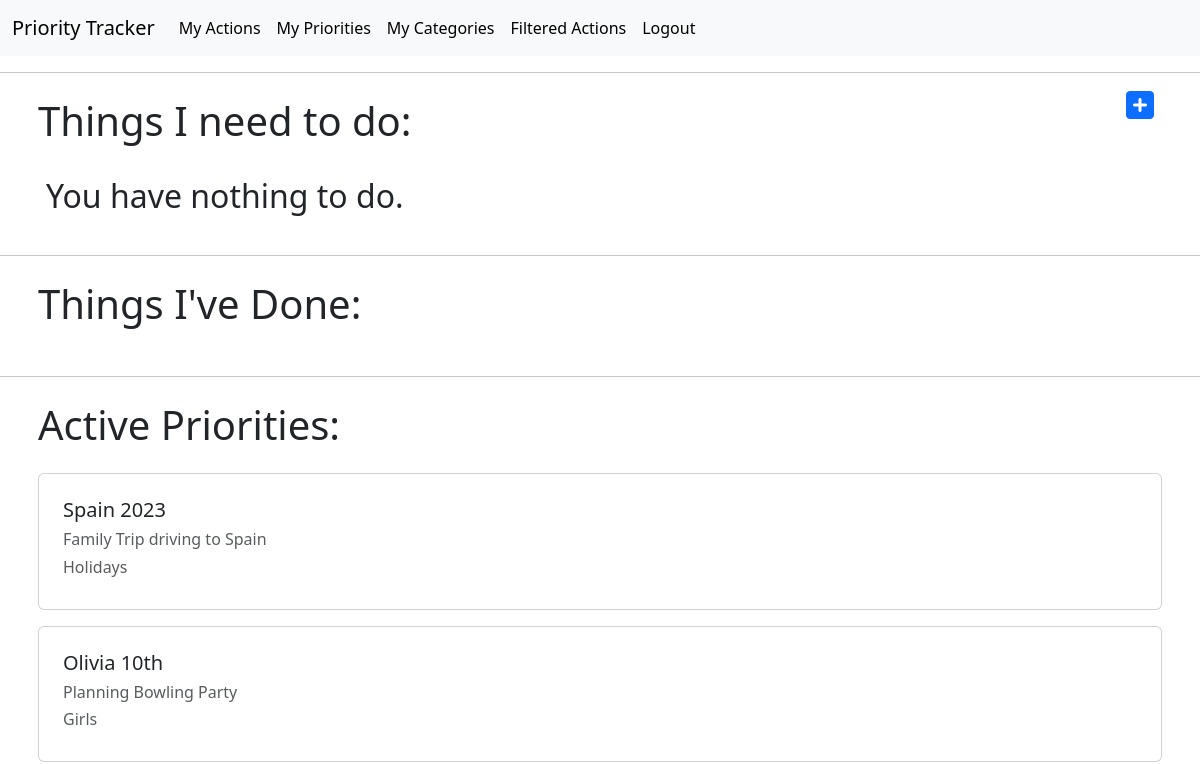
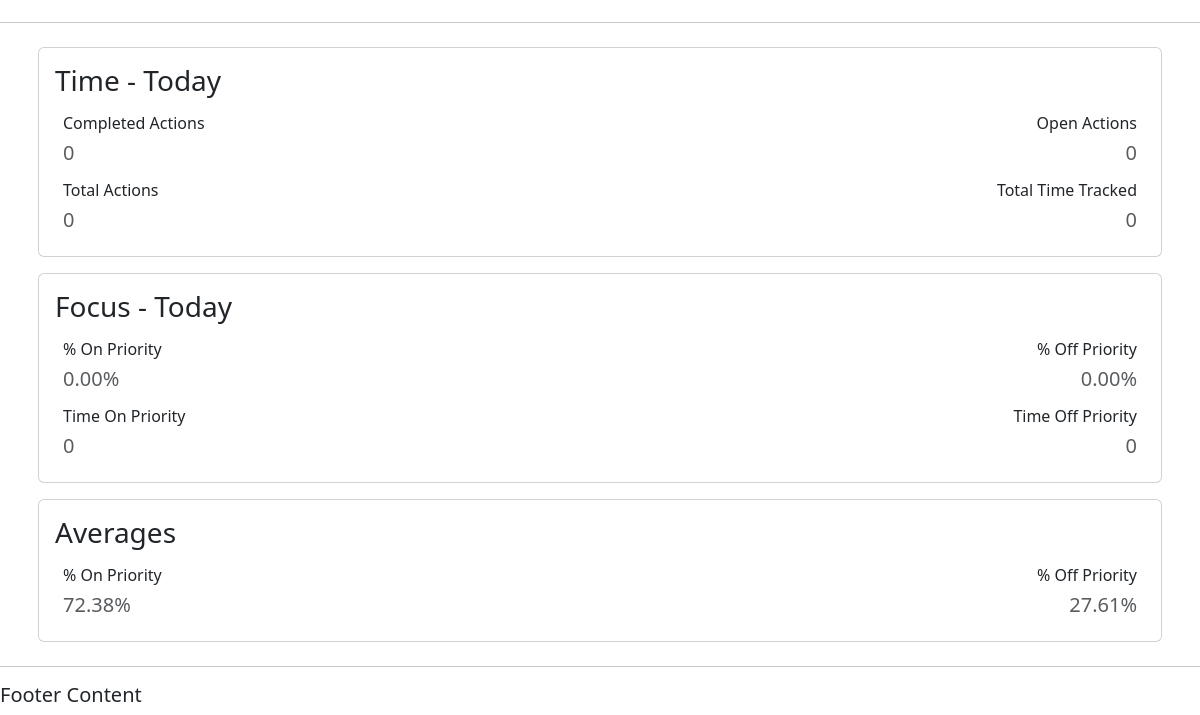
The page /actions/ (signed in) on the database as committed earlier (2 pictures, top to bottom).
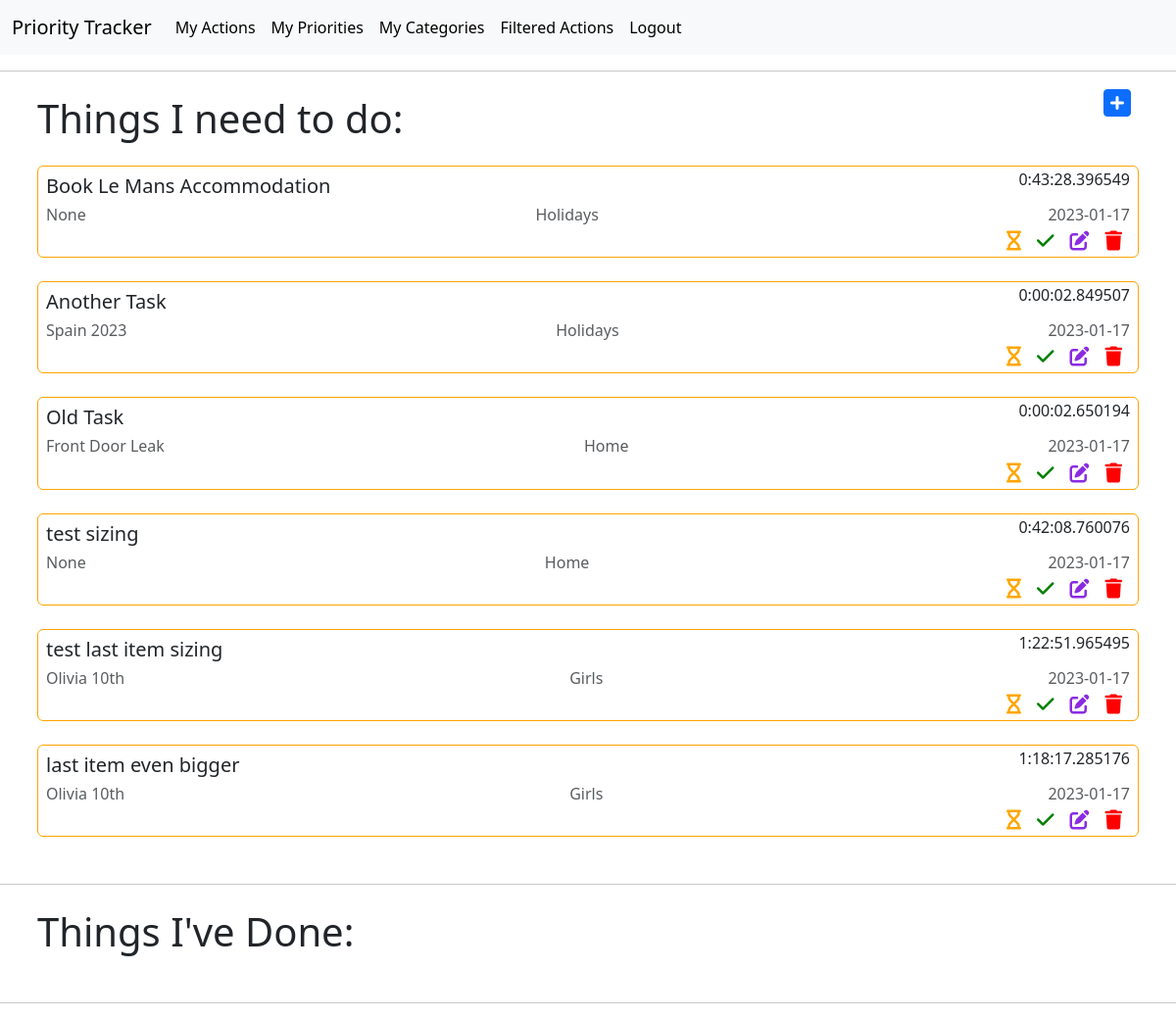
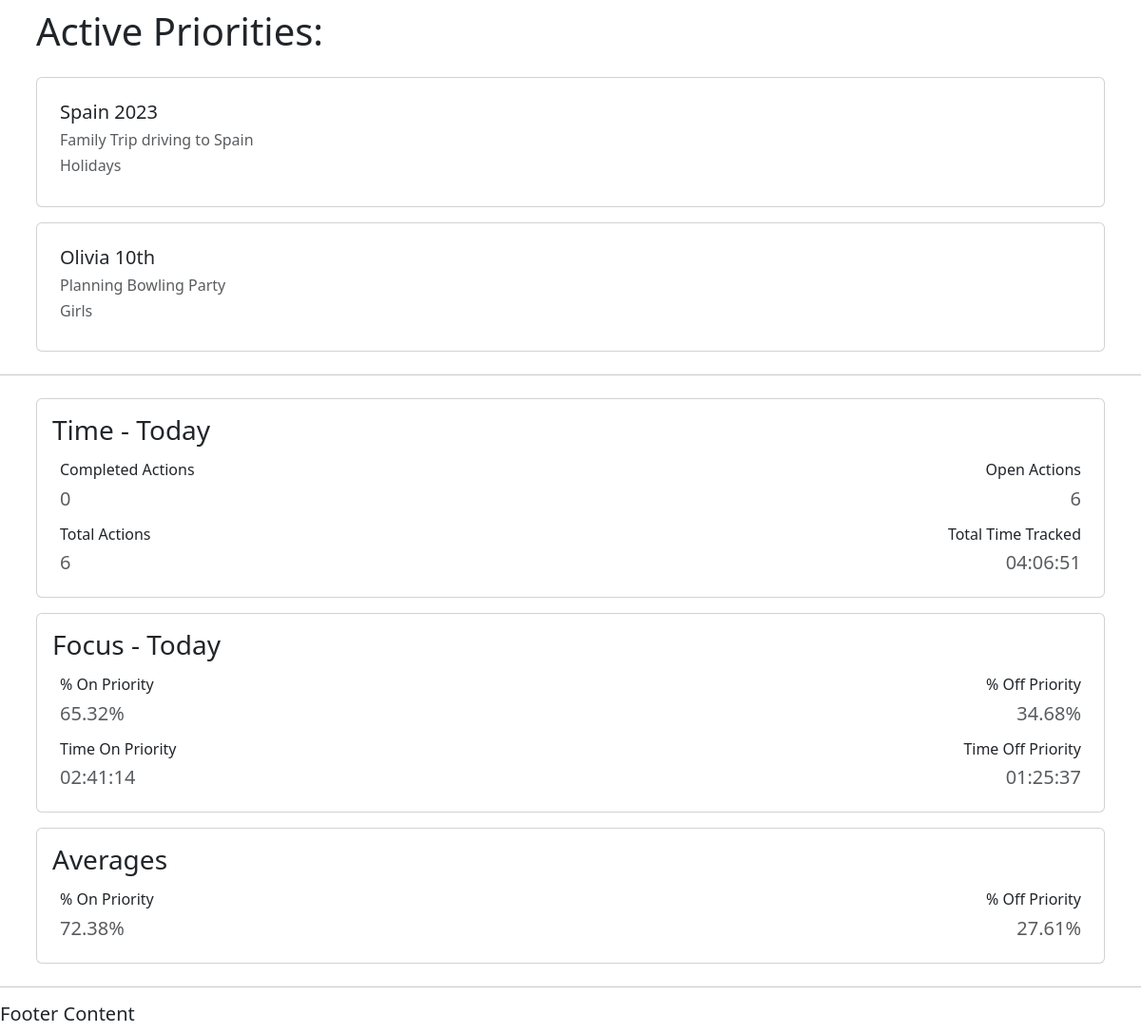
The same page on the database as committed later (2 pictures, top to bottom).
### actions/models.py (models this page shows, shortened)
class Priority(models.Model):
    title = models.CharField(max_length=50, null=False, blank=False)
    description = models.CharField(max_length=150)
    activeStatus = models.BooleanField(null=False, blank=False, default=True)
    category = models.ForeignKey(
        Category, on_delete=models.CASCADE, null=True, blank=True)
    user = models.ForeignKey(
        settings.AUTH_USER_MODEL, on_delete=models.CASCADE, related_name="priorities", null=True)
    def __str__(self):
        return str(self.title)

class Category(models.Model):
    title = models.CharField(max_length=50, null=False, blank=False)
    description = models.CharField(max_length=150)
    user = models.ForeignKey(
        settings.AUTH_USER_MODEL, on_delete=models.CASCADE, related_name="categories", null=True)
    def __str__(self):
        return str(self.title)

class Action(models.Model):
    title = models.CharField(max_length=50, null=False, blank=False)
    tracked_time = models.DurationField(null=True, blank=True)
    active_tracked_time = models.DurationField(null=True, blank=True)
    tracked_start = models.DateTimeField(null=True, blank=True)
    tracked_stop = models.DateTimeField(null=True, blank=True)
    done_status = models.BooleanField(null=False, blank=False, default=False)
    action_date = models.DateField(auto_now_add=True)
    tracking_status = models.BooleanField(null=False, blank=False, default=False)
    category = models.ForeignKey(
        Category, on_delete=models.CASCADE, null=True, blank=True)
    priority = models.ForeignKey(
        Priority, on_delete=models.CASCADE, null=True, blank=True, limit_choices_to={'activeStatus': True})
    user = models.ForeignKey(
        settings.AUTH_USER_MODEL, on_delete=models.CASCADE, related_name="action", null=True)

### actions/views.py (the view)
# urls.py: path('actions/', views.get_action_list, name='get_action_list'),
@login_required(login_url='login')
def get_action_list(request):
    query = date.today()
    completed_actions_count = completed_actions(query)
    open_actions_count = open_actions(query)
    total_actions_count = total_actions(query)
    if total_actions_count > 0:
        total_action_time = tracked_time(query)
        total_seconds = int(tracked_seconds(total_action_time))
        converted_tracked_time = tracked_today(total_seconds)
        on_priority_count = on_priority_actions(query)
        off_priority_count = off_priority_actions(query)
        on_priority_time = on_priority_tracked_time(query)
        off_priority_time = off_priority_tracked_time(query)
        on_priority_seconds = int(tracked_seconds(on_priority_time))
        off_priority_seconds = int(tracked_seconds(off_priority_time))
        converted_on_priority_time = tracked_today(on_priority_seconds)
        converted_off_priority_time = tracked_today(off_priority_seconds)
        on_priority_perc = on_priority_calc(total_seconds, on_priority_seconds)
        off_priority_perc = off_priority_calc(
            total_seconds, off_priority_seconds)
    else:
        total_action_time = 0
        total_seconds = 0
        converted_tracked_time = 0
        on_priority_count = 0
        off_priority_count = 0
        on_priority_time = 0
        off_priority_time = 0
        on_priority_seconds = 0
        off_priority_seconds = 0
        converted_on_priority_time = 0
        converted_off_priority_time = 0
        on_priority_perc = 0
        off_priority_perc = 0
    all_time_tracked = tracked_time_all(query)
    all_time_seconds = int(tracked_seconds(all_time_tracked))
    all_time_on_priority_tracked = on_priority_tracked_all_time(query)
    all_time_off_priority_tracked = off_priority_tracked_all_time(query)
    all_time_on_priority_seconds = int(
            tracked_seconds(all_time_on_priority_tracked))
    all_time_off_priority_seconds = int(
            tracked_seconds(all_time_off_priority_tracked))
    on_priority_perc_all_time = on_priority_calc(
            all_time_seconds, all_time_on_priority_seconds)
    off_priority_perc_all_time = off_priority_calc(
            all_time_seconds, all_time_off_priority_seconds)
    actions = Action.objects.all()
    filtered_actions = Action.objects.filter(action_date=query)
    priorities = Priority.objects.all()
    context = {
        "actions": actions,
        "filtered_actions": filtered_actions,
        "priorities": priorities,
        "completed_actions_count": completed_actions_count,
        "open_actions_count": open_actions_count,
        "total_actions_count": total_actions_count,
        "converted_tracked_time": converted_tracked_time,
        "on_priority_perc": on_priority_perc,
        "off_priority_perc": off_priority_perc,
        "converted_on_priority_time": converted_on_priority_time,
        "converted_off_priority_time": converted_off_priority_time,
        "on_priority_perc_all_time": on_priority_perc_all_time,
        "off_priority_perc_all_time": off_priority_perc_all_time,
    }
    return render(request, 'actions/action_list.html', context)

### actions/views.py (called while the page is built)
def open_actions(query):
    open_actions = Action.objects.filter(
        done_status=False, action_date=query).count()
    return open_actions

def completed_actions(query):
    completed_actions = Action.objects.filter(
        done_status=True, action_date=query).count()
    return completed_actions

def total_actions(query):
    total_actions = Action.objects.filter(action_date=query).count()
    return total_actions

def tracked_time(query):
    tracked_time = Action.objects.filter(
        action_date=query).aggregate(Sum('tracked_time'))
    return tracked_time

def tracked_seconds(total_action_time):
    time_dict = total_action_time
    time = time_dict.get("tracked_time__sum")
    if time == None:
        tracked_seconds = 0
    else:
        tracked_seconds = total_action_time['tracked_time__sum']\
            .total_seconds()
    return tracked_seconds

def tracked_today(total_seconds):
    seconds = total_seconds
    minutes = seconds // 60
    hours = minutes // 60
    tracked_today = "%02d:%02d:%02d" % (hours, minutes % 60, seconds % 60)
    return tracked_today

### actions/templates/actions/action_list.html (shortened to what the changed rows need)
{% extends 'actions/main.html' %}
{% block content %}
<body>
    <div class="container d-flex p-2 justify-content-between flex-row bd-highlight">
        <h1>Things I need to do:</h1>
    </div>
    <div class="container d-flex p-2 flex-column bd-highlight">
        {% for action in filtered_actions %}
        {% if action.done_status == False %}
        <div class="p-2 card bd-highlight open-actions-border">
            <div class="d-flex justify-content-between flex-row bd-highlight">
                <h5 class="card-title bd-highlight">{{ action.title }}</h5>
                <h6 class="card-subtitle bd-highlight">{{ action.tracked_time }}</h6>
            </div>
            <div class="d-flex justify-content-between flex-row bd-highlight">
                <h6 class="text-muted">{{ action.priority }}</h6>
                <h6 class="text-muted">{{ action.category }}</h6>
                <h6 class="text-muted">{{ action.action_date|date:"Y-m-d" }}</h6>
            </div>
            <div class="icon-outer-container">
                <div class="icon-container d-flex justify-content-end">
                    <div class="d-flex justify-content-end col-12">
                        {% if action.tracking_status == False %}
                        <a class="fa-solid fa-lg fa-hourglass p-2 bd-highlight" role="button"
                            href="{% url 'start_timer' action.id %}"></a>
                        <a class="fa-solid fa-lg fa-check p-2 bd-highlight" role="button"
                            href="{% url 'complete_action' action.id %}"></a>
                        <a class="fa-solid fa-lg fa-pen-to-square p-2 bd-highlight" role="button"
                            href="{% url 'update_action' action.id %}"></a>
                        <a class="fa-solid fa-lg fa-trash p-2 bd-highlight" role="button"
                            href="{% url 'delete_action' action.id %}"></a>
                        {% endif %}
                    </div>
                </div>
            </div>
        </div>
    <br>
        {% endif %}
        {% empty %}
        <H2 class="p-2 bd-highlight">You have nothing to do.</H2>
        {% endfor %}
    </div>
    <div class="container d-flex p-2 justify-content-between flex-row bd-highlight">
        <h1>Things I've Done:</h1>
    </div>
    <div>
        <div class="container d-flex p-2 justify-content-between flex-row bd-highlight">
            <h1>Active Priorities:</h1>
        </div>
        {% for priority in priorities %}
        {% if priority.activeStatus == True %}
        <div class="container d-flex p-2 flex-column bd-highlight">
            <div class="card p-2 bd-highlight">
                <div class="card-body">
                    <h5 class="card-title">{{ priority.title }}</h5>
                    <h6 class="card-text text-muted">{{ priority.description }}</h6>
                    <h6 class="card-title text-muted">{{ priority.category }}</h6>
                </div>
            </div>
        </div>
        {% endif %}
        {% endfor %}
        <div class="container d-flex p-2 flex-column bd-highlight">
            <div class="card p-2 bd-highlight">
                <div class="card-body p-2 bd-highlight">
                    <div class="p-2 d-flex flex-row bd-highlight justify-content-between">
                        <div>
                            <div class="d-flex justify-content-end">
                                <h5 class="card-text text-muted">{{ open_actions_count }}</h5>
                            </div>
                        </div>
                    </div>
                    <div class="p-2 d-flex justify-content-between flex-row bd-highlight">
                        <div>
                            <div class="d-flex justify-content-start">
                                <h5 class="card-text text-muted">{{ total_actions_count }}</h5>
                            </div>
                        </div>
                        <div>
                            <div class="d-flex justify-content-end">
                                <h5 class="card-text text-muted">{{ converted_tracked_time }}</h5>
                            </div>
                        </div>
                    </div>
                </div>
            </div>
        </div>
        <div class="container d-flex p-2 flex-column bd-highlight">
            <div class="card p-2 bd-highlight">
                <div id="today-report" class="card-body p-2 bd-highlight">
                    <div class="p-2 d-flex justify-content-between flex-row bd-highlight">
                        <div>
                            <div class="d-flex justify-content-start">
                                <h5 class="card-text text-muted"><span id="on-priority-perc">{{ on_priority_perc|floatformat:2 }}</span><span>%</span></h5>
                            </div>
                        </div>
                        <div>
                            <div class="d-flex justify-content-end">
                                <h5 class="card-text text-muted">{{ off_priority_perc|floatformat:2 }}%</h5>
                            </div>
                        </div>
                    </div>
                    <div class="p-2 d-flex justify-content-between flex-row bd-highlight">
                        <div>
                            <div class="d-flex justify-content-start">
                                <h5 class="card-text text-muted">{{ converted_on_priority_time }}</h5>
                            </div>
                        </div>
                        <div>
                            <div class="d-flex justify-content-end">
                                <h5 class="card-text text-muted">{{ converted_off_priority_time }}</h5>
                            </div>
                        </div>
                    </div>
                </div>
            </div>
        </div>
    </div>
</body>
{% endblock %}

Rows that differ between the two databases and show on the page:
now on this page (row edited): Action: title "Book Le Mans Accommodation", tracked_time "0:43:28.396549", priority "None", category "Holidays", action_date "2023-01-17", tracking_status False (drawn)
now on this page (row edited): Action: title "Another Task", tracked_time "0:00:02.849507", priority "Spain 2023", category "Holidays", action_date "2023-01-17", tracking_status False (drawn)
now on this page (row edited): Action: title "Old Task", tracked_time "0:00:02.650194", priority "Front Door Leak", category "Home", action_date "2023-01-17", tracking_status False (drawn)
now on this page (row edited): Action: title "test sizing", tracked_time "0:42:08.760076", priority "None", category "Home", action_date "2023-01-17", tracking_status False (drawn)
now on this page (row edited): Action: title "test last item sizing", tracked_time "1:22:51.965495", priority "Olivia 10th", category "Girls", action_date "2023-01-17", tracking_status False (drawn)
now on this page (row edited): Action: title "last item even bigger", tracked_time "1:18:17.285176", priority "Olivia 10th", category "Girls", action_date "2023-01-17", tracking_status False (drawn)
Other text that changed with them:
{{ open_actions_count }}: "0" → "6"
{{ total_actions_count }}: "0" → "6"
{{ converted_tracked_time }}: "0" → "04:06:51"
{{ on_priority_perc|floatformat:2 }}: "0.00" → "65.32"
{{ off_priority_perc|floatformat:2 }}: "0.00" → "34.68"
{{ converted_on_priority_time }}: "0" → "02:41:14"
{{ converted_off_priority_time }}: "0" → "01:25:37"
text no longer shown: "You have nothing to do."
